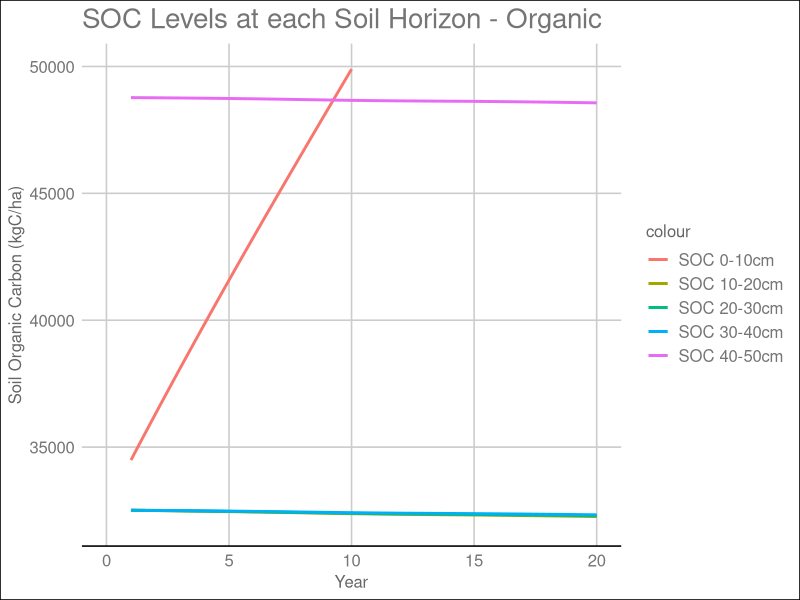
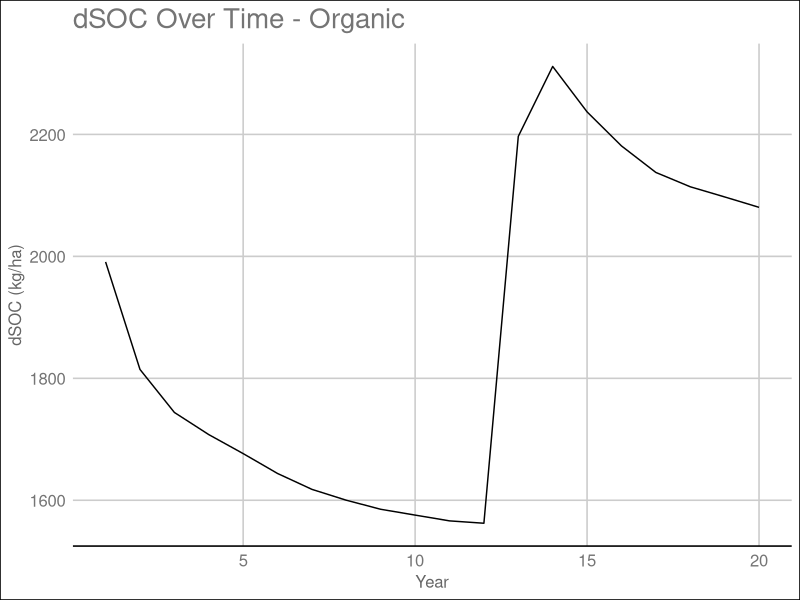
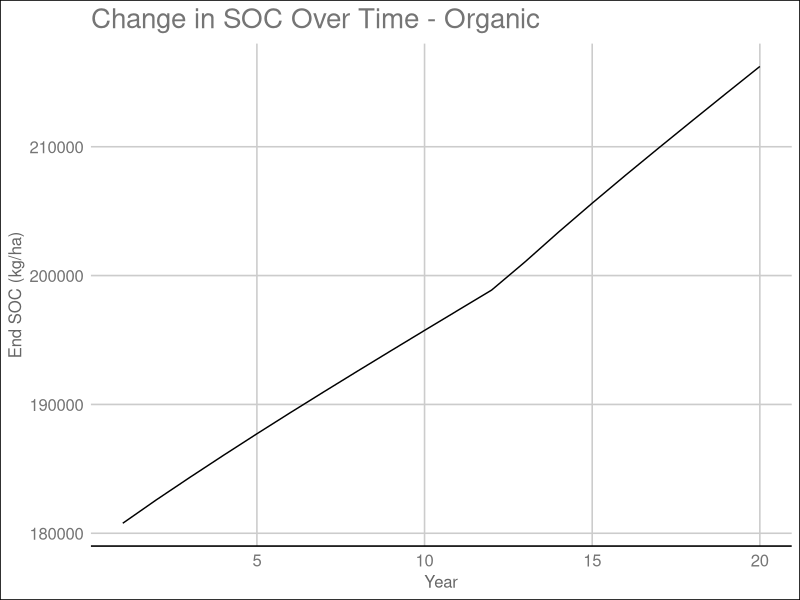
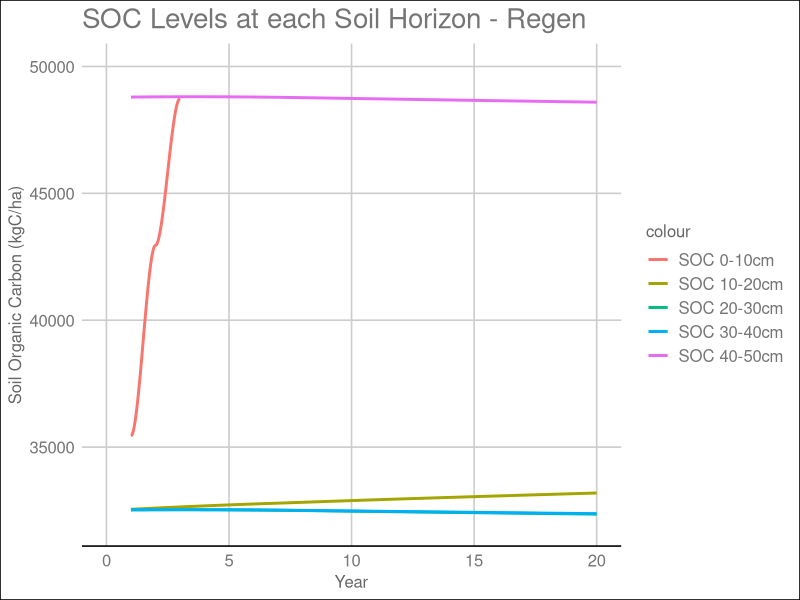
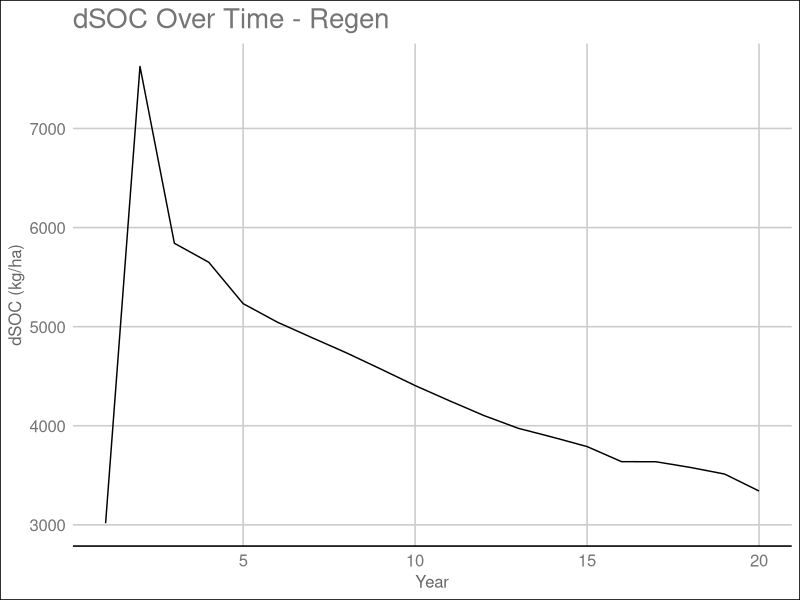
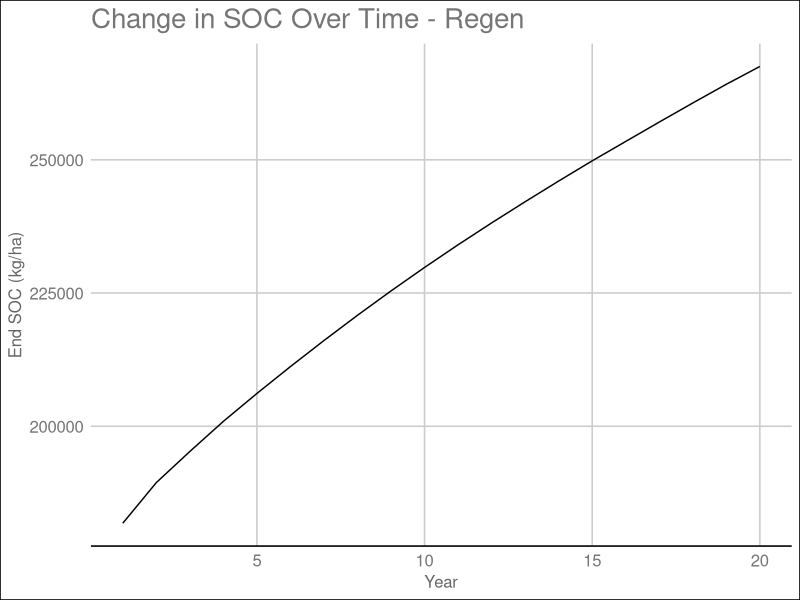
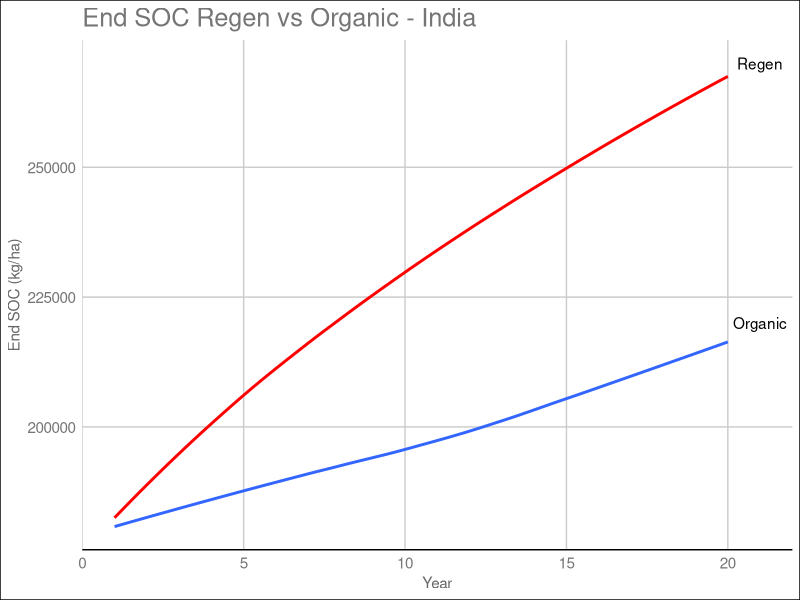
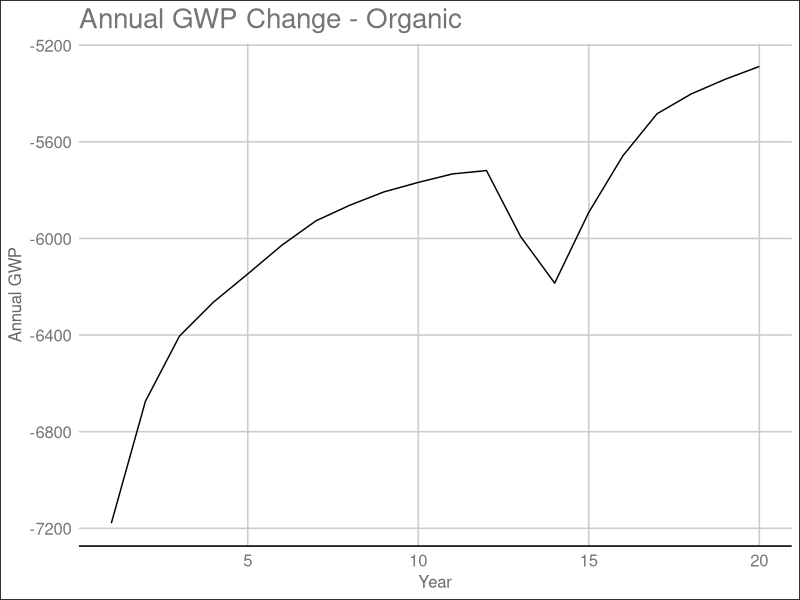

Source code (R) for these figures, in order:
## ---- chunk 1
knitr::opts_chunk$set(echo = TRUE)
## ---- chunk 2
library(tidyverse)
library(ggthemes)

organic = read_csv("mango_organic_india.csv")


org_simple = organic %>% 
  select(Year, `SOC_0-10cm`, `SOC_10-20cm`, `SOC_20-30cm`, `SOC_30-40cm`, `SOC_40-50cm`, End_SOC, dSOC, GWP_annual, GWP_total)


## ---- chunk 3
# Plotting SOC at each soil horizon
organic_horizon = ggplot()+
  geom_smooth(data = org_simple, aes(x = Year, y = `SOC_0-10cm`, color = "SOC 0-10cm"), size = 1, span = 0.7, se = FALSE)+
  geom_smooth(data = org_simple, aes(x = Year, y = `SOC_10-20cm`, color = "SOC 10-20cm"), size = 1, span = 0.7, se=FALSE)+
  geom_smooth(data = org_simple, aes(x = Year, y = `SOC_20-30cm`, color = "SOC 20-30cm"), size = 1, span = 0.7, se=FALSE)+
  geom_smooth(data = org_simple, aes(x = Year, y = `SOC_30-40cm`, color = "SOC 30-40cm"), size = 1, span = 0.7, se=FALSE)+
  geom_smooth(data = org_simple, aes(x = Year, y = `SOC_40-50cm`, color = "SOC 40-50cm"), size = 1, span = 0.7, se=FALSE)+
  xlim(0,20)+
  ylim(32000, 50000)+
  labs(x = "Year", y = "Soil Organic Carbon (kgC/ha)", title = "SOC Levels at each Soil Horizon - Organic")+
  theme_gdocs()
  
organic_horizon

# Plotting dSOC over 20 years

organic_dsoc = ggplot(org_simple, aes(x = Year, y = dSOC))+
  geom_line()+
  labs(x = "Year", y = "dSOC (kg/ha)", title = "dSOC Over Time - Organic")+
  theme_gdocs()

organic_dsoc

organic_endsoc = ggplot(org_simple, aes(x = Year, y = End_SOC))+
  geom_line()+
  labs(x = "Year", y = "End SOC (kg/ha)", title = "Change in SOC Over Time - Organic")+
  theme_gdocs()

organic_endsoc

## ---- chunk 4

regen = read_csv("mango_regen_india.csv")


regen_simple = regen %>% 
  select(Year, `SOC_0-10cm`, `SOC_10-20cm`, `SOC_20-30cm`, `SOC_30-40cm`, `SOC_40-50cm`, End_SOC, dSOC, GWP_annual, GWP_total)

## ---- chunk 5

regen_horizon = ggplot()+
  geom_smooth(data = regen_simple, aes(x = Year, y = `SOC_0-10cm`, color = "SOC 0-10cm"), size = 1, span = 0.7, se = FALSE)+
  geom_smooth(data = regen_simple, aes(x = Year, y = `SOC_10-20cm`, color = "SOC 10-20cm"), size = 1, span = 0.7, se=FALSE)+
  geom_smooth(data = regen_simple, aes(x = Year, y = `SOC_20-30cm`, color = "SOC 20-30cm"), size = 1, span = 0.7, se=FALSE)+
  geom_smooth(data = regen_simple, aes(x = Year, y = `SOC_30-40cm`, color = "SOC 30-40cm"), size = 1, span = 0.7, se=FALSE)+
  geom_smooth(data = regen_simple, aes(x = Year, y = `SOC_40-50cm`, color = "SOC 40-50cm"), size = 1, span = 0.7, se=FALSE)+
  xlim(0,20)+
  ylim(32000, 50000)+
  labs(x = "Year", y = "Soil Organic Carbon (kgC/ha)", title = "SOC Levels at each Soil Horizon - Regen")+
  theme_gdocs()

regen_horizon

regen_dsoc = ggplot(regen_simple, aes(x = Year, y = dSOC))+
  geom_line()+
  labs(x = "Year", y = "dSOC (kg/ha)", title = "dSOC Over Time - Regen")+
  theme_gdocs()
regen_dsoc


regen_endsoc = ggplot(regen_simple, aes(x = Year, y = End_SOC))+
  geom_line()+
  labs(x = "Year", y = "End SOC (kg/ha)", title = "Change in SOC Over Time - Regen")+
  theme_gdocs()

regen_endsoc

## ---- chunk 6
# regen v organic

#EndSOC


endsoc = ggplot()+
  geom_smooth(data = org_simple, aes(x = Year, y = End_SOC), size = 1, span=0.7, se=FALSE)+
  geom_text(aes(x=21, y=220000, label = "Organic"))+
  geom_smooth(data = regen_simple, aes(x = Year, y = End_SOC), color = "red", size = 1, span=0.7, se=FALSE)+
  geom_text(aes(x=21, y=270000, label = "Regen"))+
  labs(x = "Year", y = "End SOC (kg/ha)", title = "End SOC Regen vs Organic - India")+
  scale_color_discrete(name = "Legend", labels = c("Organic", "Regen"))+
  theme_gdocs(base_size=11)

endsoc

## ---- chunk 7

## GWP Comparison


# Organic
gwp_organic = ggplot(org_simple, aes(x = Year, y = GWP_annual))+
  geom_line()+
  labs(x = "Year", y = "Annual GWP", title = "Annual GWP Change - Organic")+
  theme_gdocs()
gwp_organic

gwp_organic_total = ggplot(org_simple, aes(x = Year, y = GWP_total))+
  geom_line()+
  labs(x = "Year", y = "Cumulative GWP (kg CO2e)", title = "Cumulative GWP - Organic")+
  theme_gdocs()
gwp_organic_total


# Regen
gwp_regen = ggplot(regen_simple, aes(x = Year, y = GWP_annual))+
  geom_line()+
  labs(x = "Year", y = "Annual GWP", title = "Annual GWP Change - Regen")+
  theme_gdocs()
gwp_regen

gwp_regen_total = ggplot(regen_simple, aes(x = Year, y = GWP_total))+
  geom_line()+
  labs(x = "Year", y = "Cumulative GWP (kg CO2e)", title = "Cumulative GWP - Regen")+
  theme_gdocs()
gwp_regen_total


# Comparing GWP and carbon sequestered between organic and regen mangoes

c_sequester_org = org_simple %>% 
  mutate(abs(GWP_total)) %>% 
  rename("Carbon Sequestered" = `abs(GWP_total)`)

c_sequester_regen = regen_simple %>% 
  mutate(abs(GWP_total)) %>% 
  rename("Carbon Sequestered" = `abs(GWP_total)`)


carbon_sqstr = ggplot()+
  geom_smooth(data = c_sequester_org, aes(x = Year, y = `Carbon Sequestered`), size = 1, span=0.7, se=FALSE)+
  geom_text(aes(x=21, y=120000, label = "Organic"))+
  geom_smooth(data = c_sequester_regen, aes(x = Year, y = `Carbon Sequestered`), color = "red", size = 1, span=0.7, se=FALSE)+
  geom_text(aes(x=21, y=210000, label = "Regen"))+
  labs(x = "Year", y = "Carbon Sequestered (kg/ha)", title = "Carbon Sequestration of Regen vs Organic - India")+
  scale_color_discrete(name = "Legend", labels = c("Organic", "Regen"))+
  theme_gdocs(base_size=11)

carbon_sqstr

## ---- chunk 8

organic_nic = read_csv("mango_organic_nicaragua.csv")


org_simple_nic = organic_nic %>% 
  select(Year, `SOC_0-10cm`, `SOC_10-20cm`, `SOC_20-30cm`, `SOC_30-40cm`, `SOC_40-50cm`, End_SOC, dSOC)

## ---- chunk 9
# Plotting SOC at each soil horizon
organic_horizon_nic = ggplot()+
  geom_smooth(data = org_simple_nic, aes(x = Year, y = `SOC_0-10cm`, color = "SOC 0-10cm"), size = 1, span = 0.7, se = FALSE)+
  geom_smooth(data = org_simple_nic, aes(x = Year, y = `SOC_10-20cm`, color = "SOC 10-20cm"), size = 1, span = 0.7, se=FALSE)+
  geom_smooth(data = org_simple_nic, aes(x = Year, y = `SOC_20-30cm`, color = "SOC 20-30cm"), size = 1, span = 0.7, se=FALSE)+
  geom_smooth(data = org_simple_nic, aes(x = Year, y = `SOC_30-40cm`, color = "SOC 30-40cm"), size = 1, span = 0.7, se=FALSE)+
  geom_smooth(data = org_simple_nic, aes(x = Year, y = `SOC_40-50cm`, color = "SOC 40-50cm"), size = 1, span = 0.7, se=FALSE)+
  xlim(0,20)+
  ylim(20000, 50000)+
  labs(x = "Year", y = "Soil Organic Carbon (kgC/ha)", title = "SOC Levels at each Soil Horizon - Organic")+
  theme_gdocs()
  
organic_horizon_nic

# Plotting dSOC over 20 years

organic_dsoc_nic = ggplot(org_simple_nic, aes(x = Year, y = dSOC))+
  geom_line()+
  labs(x = "Year", y = "dSOC (kg/ha)", title = "dSOC Over Time - Organic")+
  theme_gdocs()

organic_dsoc_nic

organic_endsoc_nic = ggplot(org_simple_nic, aes(x = Year, y = End_SOC))+
  geom_line()+
  labs(x = "Year", y = "End SOC (kg/ha)", title = "Change in SOC Over Time - Organic")+
  theme_gdocs()

organic_endsoc_nic


## ---- chunk 10
regen_nic = read_csv("mango_regen_nicaragua.csv")


regen_simple_nic = regen_nic %>% 
  select(Year, `SOC_0-10cm`, `SOC_10-20cm`, `SOC_20-30cm`, `SOC_30-40cm`, `SOC_40-50cm`, End_SOC, dSOC)
## ---- chunk 11

regen_horizon_nic = ggplot()+
  geom_smooth(data = regen_simple_nic, aes(x = Year, y = `SOC_0-10cm`, color = "SOC 0-10cm"), size = 1, span = 0.7, se = FALSE)+
  geom_smooth(data = regen_simple_nic, aes(x = Year, y = `SOC_10-20cm`, color = "SOC 10-20cm"), size = 1, span = 0.7, se=FALSE)+
  geom_smooth(data = regen_simple_nic, aes(x = Year, y = `SOC_20-30cm`, color = "SOC 20-30cm"), size = 1, span = 0.7, se=FALSE)+
  geom_smooth(data = regen_simple_nic, aes(x = Year, y = `SOC_30-40cm`, color = "SOC 30-40cm"), size = 1, span = 0.7, se=FALSE)+
  geom_smooth(data = regen_simple_nic, aes(x = Year, y = `SOC_40-50cm`, color = "SOC 40-50cm"), size = 1, span = 0.7, se=FALSE)+
  xlim(0,20)+
  ylim(20000, 50000)+
  labs(x = "Year", y = "Soil Organic Carbon (kgC/ha)", title = "SOC Levels at each Soil Horizon - Regen")+
  theme_gdocs()

regen_horizon_nic

regen_dsoc_nic = ggplot(regen_simple_nic, aes(x = Year, y = dSOC))+
  geom_line()+
  labs(x = "Year", y = "dSOC (kg/ha)", title = "dSOC Over Time - Regen")+
  theme_gdocs()
regen_dsoc_nic


regen_endsoc_nic = ggplot(regen_simple_nic, aes(x = Year, y = End_SOC))+
  geom_line()+
  labs(x = "Year", y = "End SOC (kg/ha)", title = "Change in SOC Over Time - Regen")+
  theme_gdocs()

regen_endsoc_nic

## ---- chunk 12
# regen v organic - Nicaragua

#EndSOC


endsoc_nic = ggplot()+
  geom_smooth(data = org_simple_nic, aes(x = Year, y = End_SOC), size = 1, span=0.7, se=FALSE)+
  geom_text(aes(x=21, y=170000, label = "Organic"))+
  geom_smooth(data = regen_simple_nic, aes(x = Year, y = End_SOC), color = "red", size = 1, span=0.7, se=FALSE)+
  geom_text(aes(x=21, y=200000, label = "Regen"))+
  labs(x = "Year", y = "End SOC (kg/ha)", title = "End SOC Regen vs Organic - Nicaragua")+
  scale_color_discrete(name = "Legend", labels = c("Organic", "Regen"))+
  theme_gdocs(base_size=11)

endsoc_nic
